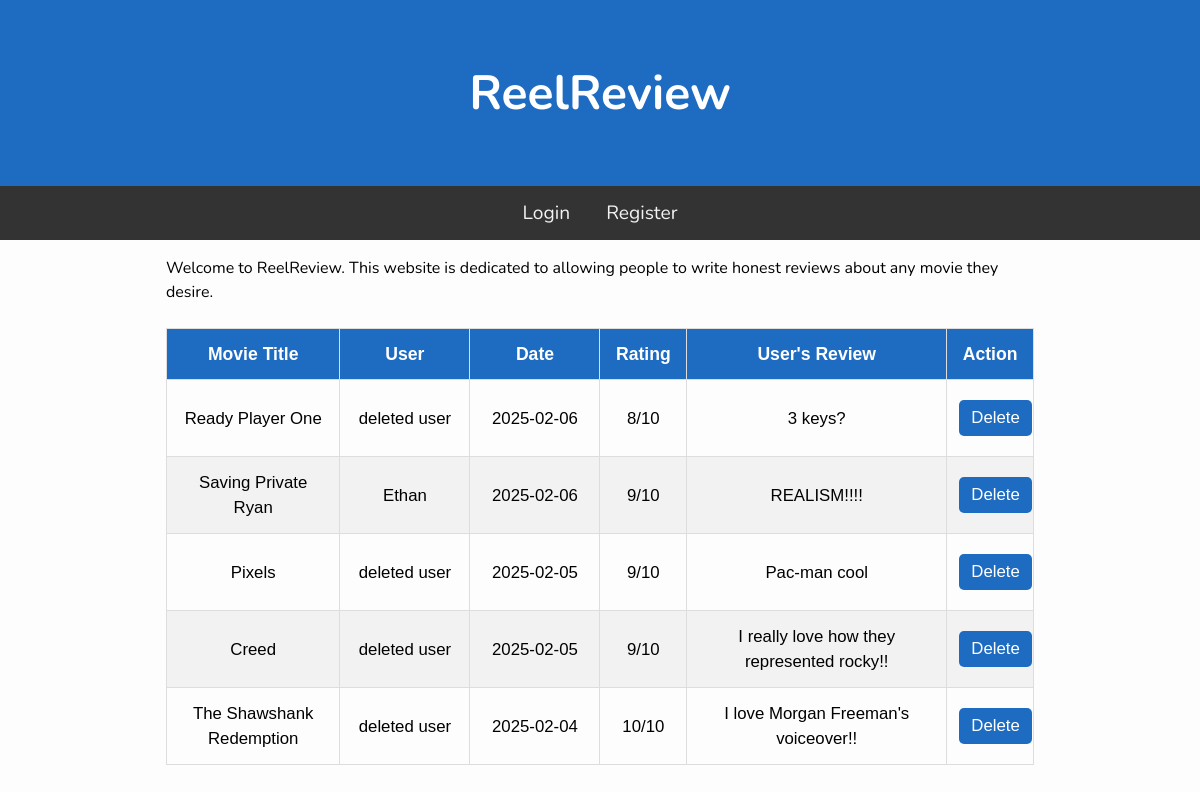
The page / on the database its author committed.
### tables this page shows
CREATE TABLE "reviews" (
            id INTEGER PRIMARY KEY AUTOINCREMENT,
            title TEXT NOT NULL,
            reviewer_name TEXT NOT NULL,
            review_text TEXT NOT NULL,
            review_date TEXT NOT NULL,
            rating INTEGER NOT NULL,
            user_id INTEGER,
            FOREIGN KEY(user_id) REFERENCES users(id)
            );

CREATE TABLE users (
            id INTEGER PRIMARY KEY AUTOINCREMENT,
            username TEXT UNIQUE NOT NULL,
            password TEXT NOT NULL,
            email TEXT UNIQUE NOT NULL,
            verified INTEGER DEFAULT 0,
            verification_token TEXT
            , reset_token TEXT);

### main.py (the view)
@app.route('/')
def index():
    conn = sqlite3.connect('ReelReview/.database/gtg.db')
    cursor = conn.cursor()
    cursor.execute('SELECT * FROM reviews')
    reviews = db.GetAllGuesses()
    conn.close()
    return render_template('index.html', reviews=reviews)

### db.py (called while the page is built)
def GetDB():
    db = sqlite3.connect("ReelReview/.database/gtg.db")
    db.row_factory = sqlite3.Row
    return db

def GetAllGuesses():
    db = GetDB()
    guesses = db.execute("""
        SELECT reviews.id, reviews.review_text, reviews.title, reviews.reviewer_name, reviews.review_date, reviews.rating, users.username
        FROM reviews JOIN users ON reviews.user_id = users.id
        ORDER BY review_date DESC
    """).fetchall()
    db.close()
    return guesses

### templates/index.html (shortened to what this page needs)
{% extends "base.html" %}
{% block content %}
<div class="container">
    <p>Welcome to ReelReview. This website is dedicated to allowing people to write honest reviews about any movie they desire.</p>
</div>
<br>
<table class="guess_table">
    <thead>
        <tr>
            <th>Movie Title</th>
            <th>User</th>
            <th>Date</th>
            <th>Rating</th>
            <th>User's Review</th>
            <th>Action</th>
        </tr>
    </thead>
    <tbody>
        {% for review in reviews %}
        <tr>
            <td>{{ review[2] }}</td>
            <td>{{ review[6] }}</td>
            <td>{{ review[4] }}</td>
            <td>{{ review[5] }}/10</td>
            <td>{{ review[1] }}</td>
            <td>
                <form action="{{ url_for('delete_review', review_id=review[0]) }}" method="POST" style="display:inline;" onsubmit="return confirm('Are you sure you want to delete this review?');">
                    <button type="submit" class="delete-button">Delete</button>
                </form>
            </td>
        </tr>
        {% endfor %}
    </tbody>
</table>
{% endblock %}

### templates/base.html (shortened to what this page needs)
<!DOCTYPE html>
<html lang="en">
<head>
  <link rel="stylesheet" href="static/css/style.css" />
  <link rel="stylesheet" href="https://cdnjs.cloudflare.com/ajax/libs/font-awesome/6.0.0/css/all.min.css">
</head>
<body>
  <h1 class="banner">ReelReview</h1>
  <nav>
    {% if not session.get('username') %}
      <a href="/login">Login</a>
      <a href="/register">Register</a>
    {% endif %}
  </nav>
  <main>
    {% block content %}
    {% endblock %}
  </main>
</body>
</html>

### static/css/style.css (style rules this page uses)
* { padding: 0; margin: 0; box-sizing: border-box; }
body { background: #fdfdfd; font-family: "Nunito", sans-serif; font-size: 1rem; }
main { max-width: 900px; margin: auto; padding: 1rem; line-height: 1.5; }
.banner { padding: 60px; text-align: center; background: #1e6bc2; color: white; font-size: 3em; }
nav { overflow: hidden; background-color: #333; text-align: center; }
nav a { display: inline-block; color: #f2f2f2; padding: 14px 16px; text-decoration: none; font-size: 1.2em; }
.guess_table { font-family: Arial, Helvetica, sans-serif; border-collapse: collapse; width: 100%; table-layout: fixed; }
.guess_table th, .guess_table td { border: 1px solid #ddd; padding: 12px; text-align: center; }
.guess_table th { background-color: #1e6bc2; color: white; font-size: 1.1em; }
.guess_table td { font-size: 1.05em; word-wrap: break-word; }
.guess_table tr:nth-child(even) { background-color: #f2f2f2; }
.guess_table th:first-child, .guess_table td:first-child { width: 20%; }
.guess_table th:nth-child(2), .guess_table td:nth-child(2) { width: 15%; }
.guess_table th:nth-child(3), .guess_table td:nth-child(3) { width: 15%; }
.guess_table th:nth-child(4), .guess_table td:nth-child(4) { width: 10%; }
.guess_table th:nth-child(5), .guess_table td:nth-child(5) { width: 30%; }
.guess_table th:last-child, .guess_table td:last-child { width: 10%; text-align: center; }
.delete-button { background-color: #1e6bc2; color: white; border: none; padding: 8px 12px; border-radius: 5px; cursor: pointer; font-size: 1em; }
button { background-color: #1e6bc2; color: white; padding: 14px 20px; margin: 8px 0; border: none; border-radius: 4px; cursor: pointer; font-size: 1.05em; }

### rows shown on the page
reviews: title "Ready Player One", username "deleted user", review_date "2025-02-06", rating "8", review_text "3 keys?"
reviews: title "Saving Private Ryan", username "Ethan", review_date "2025-02-06", rating "9", review_text "REALISM!!!!"
reviews: title "Pixels", username "deleted user", review_date "2025-02-05", rating "9", review_text "Pac-man cool"
reviews: title "Creed", username "deleted user", review_date "2025-02-05", rating "9", review_text "I really love how they represented rocky!!"
reviews: title "The Shawshank Redemption", username "deleted user", review_date "2025-02-04", rating "10", review_text "I love Morgan Freeman's voiceover!!"
